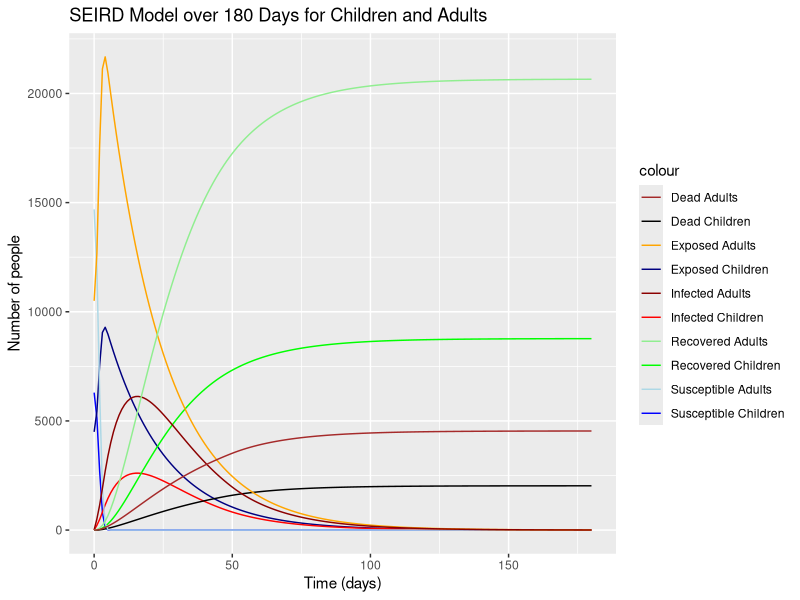
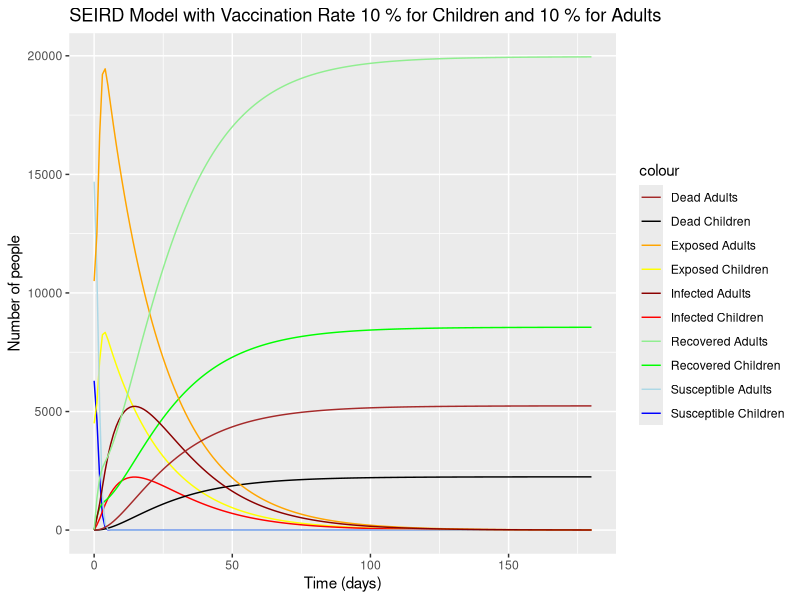
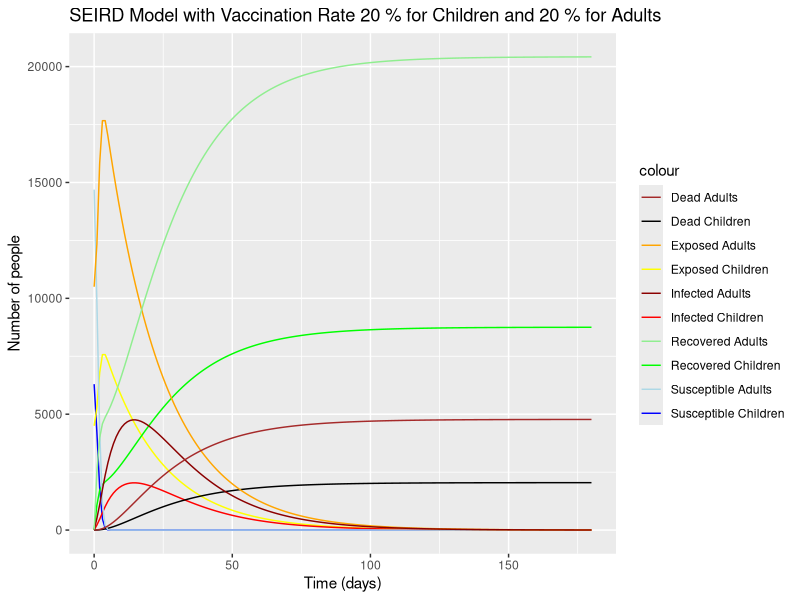
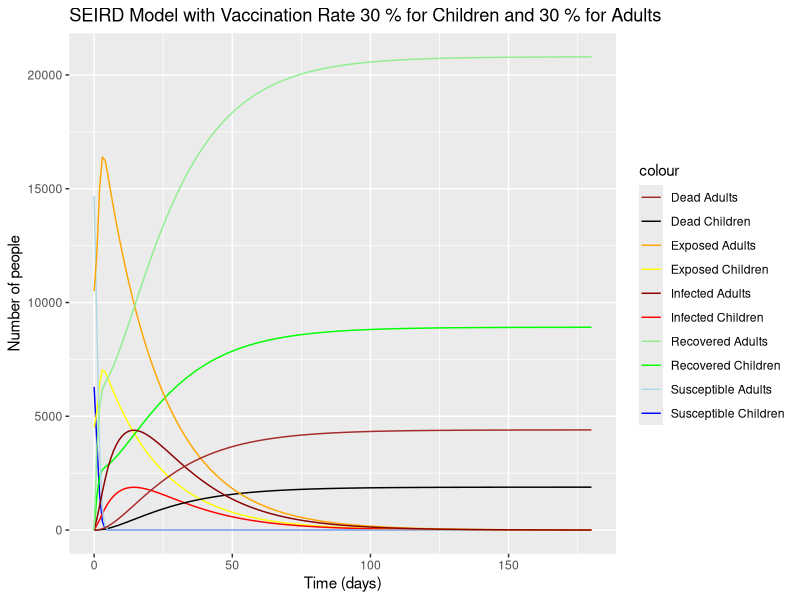
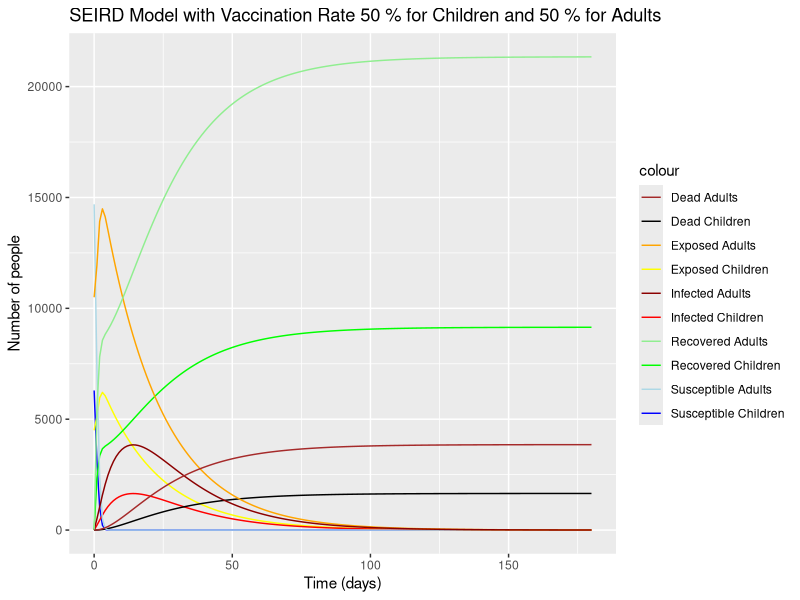

These charts were generated, in order, by the following R code:
## ---- chunk 1

library(DiagrammeR)

# Define the schematic framework
diagram <- grViz("
digraph SEIRHD {
  
  # Node definitions
  node [shape = rectangle, style = filled, fillcolor = yellow]
  
  Sc [label = 'Susceptible Children']
  Ec [label = 'Exposed Children']
  Ic [label = 'Infected Children']
  Rc [label = 'Recovered Children']
  Hc [label = 'Hospitalized Children']
  Dc [label = 'Dead Children']
  
  Sa [label = 'Susceptible Adults']
  Ea [label = 'Exposed Adults']
  Ia [label = 'Infected Adults']
  Ra [label = 'Recovered Adults']
  Ha [label = 'Hospitalized Adults']
  Da [label = 'Dead Adults']
  
  # Define the edges between nodes
  edge [color = black, arrowhead = vee]
  
  # Edges for children
  Sc -> Ec [label = 'λ = β × (I / N) × c']
  Ec -> Ic [label = 'σ = 1 / Latency Period']
  Ic -> Rc [label = 'γ = 1 / Infectious Period']
  Ic -> Dc [label = 'μ = Proportion of Infected Who Die']
  Ic -> Hc [label = 'Hospitalization']
  Hc -> Rc [label = 'Recovery']
  Hc -> Dc [label = 'Death']
  
  # Edges for adults
  Sa -> Ea [label = 'λ = β × (I / N) × c']
  Ea -> Ia [label = 'σ = 1 / Latency Period']
  Ia -> Ra [label = 'γ = 1 / Infectious Period']
  Ia -> Da [label = 'μ = Proportion of Infected Who Die']
  Ia -> Ha [label = 'Hospitalization']
  Ha -> Ra [label = 'Recovery']
  Ha -> Da [label = 'Death']
  
  # Define interactions between children and adults
  Ic -> Sa [label = 'Transmission to adults']
  Ia -> Sc [label = 'Transmission to children']
  
  # Define interactions within age groups
  Ic -> Sc [label = 'Transmission within children']
  Ia -> Sa [label = 'Transmission within adults']
}
")

diagram

## ---- chunk 2
# Load required libraries
library(deSolve)
library(ggplot2)

# Define SEIRD model equations incorporating age-group-specific contact rates
seird_model <- function(time, variables, parameters) {
  with(as.list(c(variables, parameters)), {
    N_children <- S_children + E_children + I_children + R_children + D_children
    N_adults <- S_adults + E_adults + I_adults + R_adults + D_adults
    
    lambda_children <- beta * I_children / N_children
    lambda_adults <- beta * I_adults / N_adults
    
    newE_children <- lambda_children * S_children
    newE_adults <- lambda_adults * S_adults
    
    newI_children <- alpha * E_children
    newI_adults <- alpha * E_adults
    
    newR_children <- gamma * I_children
    newR_adults <- gamma * I_adults
    
    newD_inf_children <- delta * I_children
    newD_inf_adults <- delta * I_adults
    
    # Hospitalization rates based on bed capacity scenario
    if (hospital_beds == "unlimited") {
      newD_hosp_children <- hosp_rate * I_children * crit_illness_mort_rate
      newD_hosp_adults <- hosp_rate * I_adults * crit_illness_mort_rate
    } else {
      # Limited bed capacity scenario
      max_hosp_children <- min(hosp_capacity_children, I_children)
      max_hosp_adults <- min(hosp_capacity_adults, I_adults)
      
      newD_hosp_children <- hosp_rate * max_hosp_children * crit_illness_mort_rate
      newD_hosp_adults <- hosp_rate * max_hosp_adults * crit_illness_mort_rate
    }
    
    # Differential equations for children
    dS_children <- -newE_children
    dE_children <- newE_children - newI_children
    dI_children <- newI_children - newR_children - newD_inf_children - newD_hosp_children
    dR_children <- newR_children
    dD_children <- newD_inf_children + newD_hosp_children
    
    # Differential equations for adults
    dS_adults <- -newE_adults
    dE_adults <- newE_adults - newI_adults
    dI_adults <- newI_adults - newR_adults - newD_inf_adults - newD_hosp_adults
    dR_adults <- newR_adults
    dD_adults <- newD_inf_adults + newD_hosp_adults
    
    return(list(c(dS_children, dE_children, dI_children, dR_children, dD_children,
                  dS_adults, dE_adults, dI_adults, dR_adults, dD_adults)))
  })
}

# Parameters and initial values for children and adults
parameters <- list(beta = 20, alpha = 1/21, gamma = 1/12, delta = 0.01,
                   hosp_rate = 0.05, crit_illness_mort_rate = 0.3,
                   hosp_capacity_children = 1000, hosp_capacity_adults = 2000,
                   hospital_beds = "limited")  # Change to "unlimited" for unlimited scenario

initial_values <- list(S_children = 6296.7, E_children = 4500, I_children = 3.3, R_children = 0, D_children = 0,
                      S_adults = 14692.3, E_adults = 10500, I_adults = 7.7, R_adults = 0, D_adults = 0)

# Time period for monitoring: 180 days
times <- seq(0, 180)

# Solve differential equations using ode function from deSolve package
output <- ode(y = unlist(initial_values),
              times = times,
              func = seird_model,
              parms = parameters)

# Convert output to data frame for plotting
output_df <- as.data.frame(output)
output_df$time <- times  # Add time column for plotting

# Plotting function to create SEIRD trajectories plot for children and adults
plot_seird_trajectories <- function(output_df) {
  ggplot(data = output_df) +
    geom_line(aes(x = time, y = S_children, colour = "Susceptible Children")) +
    geom_line(aes(x = time, y = E_children, colour = "Exposed Children")) +
    geom_line(aes(x = time, y = I_children, colour = "Infected Children")) +
    geom_line(aes(x = time, y = R_children, colour = "Recovered Children")) +
    geom_line(aes(x = time, y = D_children, colour = "Dead Children")) +
    geom_line(aes(x = time, y = S_adults, colour = "Susceptible Adults")) +
    geom_line(aes(x = time, y = E_adults, colour = "Exposed Adults")) +
    geom_line(aes(x = time, y = I_adults, colour = "Infected Adults")) +
    geom_line(aes(x = time, y = R_adults, colour = "Recovered Adults")) +
    geom_line(aes(x = time, y = D_adults, colour = "Dead Adults")) +
    labs(title = "SEIRD Model over 180 Days for Children and Adults",
         x = "Time (days)", y = "Number of people") +
    scale_colour_manual(values = c("Susceptible Children" = "blue", "Exposed Children" = "navy",
                                   "Infected Children" = "red", "Recovered Children" = "green", "Dead Children" = "black",
                                   "Susceptible Adults" = "lightblue", "Exposed Adults" = "orange",
                                   "Infected Adults" = "darkred", "Recovered Adults" = "lightgreen", "Dead Adults" = "brown"))
}


plot_seird_trajectories(output_df)

## ---- chunk 3

library(deSolve)
library(ggplot2)

# Define the SEIRD model equations incorporating vaccination
seird_model_vaccine <- function(time, variables, parameters) {
  with(as.list(c(variables, parameters)), {
    N_children <- S_children + E_children + I_children + R_children + D_children
    N_adults <- S_adults + E_adults + I_adults + R_adults + D_adults
    
    lambda_children <- beta * I_children / N_children
    lambda_adults <- beta * I_adults / N_adults
    
    newE_children <- lambda_children * S_children
    newE_adults <- lambda_adults * S_adults
    
    newI_children <- alpha * E_children
    newI_adults <- alpha * E_adults
    
    newR_children <- gamma * I_children
    newR_adults <- gamma * I_adults
    
    newD_inf_children <- delta * I_children
    newD_inf_adults <- delta * I_adults
    
    newD_hosp_children <- hosp_rate * I_children * crit_illness_mort_rate
    newD_hosp_adults <- hosp_rate * I_adults * crit_illness_mort_rate
    
    # Differential equations for children
    dS_children <- -newE_children - vacc_rate_children * S_children
    dE_children <- newE_children - newI_children
    dI_children <- newI_children - newR_children - newD_inf_children - newD_hosp_children
    dR_children <- newR_children + vacc_rate_children * S_children
    dD_children <- newD_inf_children + newD_hosp_children
    
    # Differential equations for adults
    dS_adults <- -newE_adults - vacc_rate_adults * S_adults
    dE_adults <- newE_adults - newI_adults
    dI_adults <- newI_adults - newR_adults - newD_inf_adults - newD_hosp_adults
    dR_adults <- newR_adults + vacc_rate_adults * S_adults
    dD_adults <- newD_inf_adults + newD_hosp_adults
    
    return(list(c(dS_children, dE_children, dI_children, dR_children, dD_children,
                  dS_adults, dE_adults, dI_adults, dR_adults, dD_adults)))
  })
}

# Function to run the model and plot results
run_simulation <- function(vacc_rate_children, vacc_rate_adults) {
  parameters <- c(beta = 20, alpha = 1/21, gamma = 1/12, delta = 0.01,
                  hosp_rate = 0.05, crit_illness_mort_rate = 0.3,
                  vacc_rate_children = vacc_rate_children, vacc_rate_adults = vacc_rate_adults)
  
  initial_values <- c(S_children = 6296.7, E_children = 4500, I_children = 3.3, R_children = 0, D_children = 0,
                      S_adults = 14692.3, E_adults = 10500, I_adults = 7.7, R_adults = 0, D_adults = 0)
  
  times <- seq(0, 180) # Time period for monitoring: 180 days
  
  # Solve differential equations using ode function from deSolve package
  output <- ode(y = initial_values,
                times = times,
                func = seird_model_vaccine,
                parms = parameters)
  
  # Convert output to data frame for plotting
  output_df <- as.data.frame(output)
  
  # Plotting function to create SEIRD trajectories plot for children and adults
  ggplot(data = output_df) +
    geom_line(aes(x = time, y = S_children, colour = "Susceptible Children")) +
    geom_line(aes(x = time, y = E_children, colour = "Exposed Children")) +
    geom_line(aes(x = time, y = I_children, colour ="Infected Children")) +
    geom_line(aes(x = time, y = R_children, colour ="Recovered Children")) +
    geom_line(aes(x = time, y = D_children, colour ="Dead Children")) +
    geom_line(aes(x = time, y = S_adults, colour = "Susceptible Adults")) +
    geom_line(aes(x = time, y = E_adults, colour = "Exposed Adults")) +
    geom_line(aes(x = time, y = I_adults, colour ="Infected Adults")) +
    geom_line(aes(x = time, y = R_adults, colour ="Recovered Adults")) +
    geom_line(aes(x = time, y = D_adults, colour ="Dead Adults")) +
    
    labs(title=paste("SEIRD Model with Vaccination Rate", vacc_rate_children * 100, "% for Children and", vacc_rate_adults * 100, "% for Adults"),
         x="Time (days)", y="Number of people") +
    scale_colour_manual(values=c("Susceptible Children"="blue", "Exposed Children"="yellow",
                                 "Infected Children"="red", "Recovered Children"="green",
                                 "Dead Children"="black", "Susceptible Adults"="lightblue",
                                 "Exposed Adults"="orange", "Infected Adults"="darkred",
                                 "Recovered Adults"="lightgreen", "Dead Adults"="brown"))
}

# Run the model for different vaccination rates
vacc_rates <- c(0.1, 0.2, 0.3, 0.5)
plots <- list()

for (rate in vacc_rates) {
  plots[[paste(rate * 100, "%")]] <- run_simulation(rate, rate)
}

# Display plots
for (rate in names(plots)) {
  print(plots[[rate]])
}
